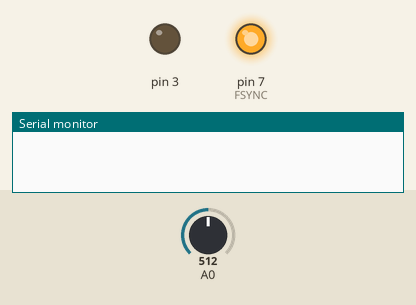
Recording of a sketch running on a simulated Arduino Uno, built for the host (arithmetic inside an expression is 32-bit, double 64-bit). On the bench: output pins drawn as LEDs (lit = HIGH), the last lines printed to the serial monitor. The test bench sets the inputs (shaded band); at power-on: A0 = 512. Pins used as bus, display or sensor lines are not drawn.

Above: at 0.1 s.
At 1.1 s:
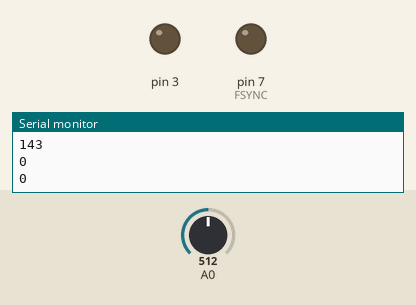
Timing chart, 0 to 2.6 s (numbered marks = the images above):
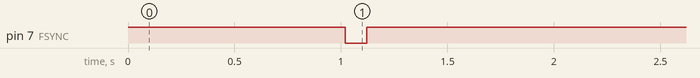

The sketch:

Function_Generator_R1.ino
```cpp
// (licence header left out)
long freq; //32-bit global frequency variable
int pot1, pot2, pot3;
#include <SPI.h>

// Define the FSYNC (used for SD funtion)
#define FSYNC 7
#define MUXPin 2
#define CS_POTS 8
//volatile byte pulse = 0;

ISR(TIMER2_COMPB_vect){  // Interrupt service routine to pulse the modulated pin 3
  //pulse++;
  //if(pulse >= 8) { // change number for number of modulation cycles in a pulse
  //  pulse =0;
  //   TCCR2A ^= _BV(COM2B1); // toggle pin 3 enable, turning the pin on and off
  //}
}

void setIrModOutput(){  // sets pin 3 at 400kHz
  pinMode(3, OUTPUT);
  TCCR2A = _BV(COM2B1) | _BV(WGM21) | _BV(WGM20); // Just enable output on Pin 3 and disable it on Pin 11
  TCCR2B = _BV(WGM22) | _BV(CS22);
  OCR2A = 7; // defines the frequency 51 = 38.4 KHz, 54 = 36.2 KHz, 58 = 34 KHz, 62 = 32 KHz
  OCR2B = round(OCR2A/2);  // deines the duty cycle - Half the OCR2A value for 50%
  TCCR2B = TCCR2B & 0b00111000 | 0x2; // select a prescale value of 8:1 of the system clock
}

void setup()
{
  setIrModOutput();
  TIMSK2 = _BV(OCIE2B); // Output Compare Match B Interrupt Enable
  pinMode(FSYNC, OUTPUT); //FSYNC
  pinMode(MUXPin, OUTPUT);
  pinMode(CS_POTS, OUTPUT);

  Serial.begin(9600); // start serial communication at 9600bps

  digitalWrite(FSYNC, HIGH);
  digitalWrite(CS_POTS, HIGH);

  SPI.setDataMode(SPI_MODE2); // requires SPI Mode for AD9837
  SPI.begin();

  delay(1000); //A little set up time, just to make sure everything's stable

  digitalPotWrite(1, 255);

  //Initial frequency
  freq = 10000;
  WriteFrequencyAD9837(freq);
  writeWaveformDDS(0);

  delay(100);


  Serial.print("Frequency is ");
  Serial.print(freq);
  Serial.println("");

}

void loop()
{
  setResGain(50);
  Serial.println(analogRead(0));
  delay(1000);
}
void WriteFrequencyAD9837(long frequency)
{
  //
  int MSB;
  int LSB;
  int phase = 0;

  //We can't just send the actual frequency, we have to calculate the "frequency word".
  //This amounts to ((desired frequency)/(reference frequency)) x 0x10000000.
  //calculated_freq_word will hold the calculated result.
  long calculated_freq_word;
  float AD9837Val = 0.00000000;

  AD9837Val = (((float)(frequency))/250000);
  calculated_freq_word = AD9837Val*0x10000000;

  /*
 Serial.println("");
   Serial.print("Frequency word is ");
   Serial.print(calculated_freq_word);
   Serial.println("");
   */

  //Once we've got that, we split it up into separate bytes.
  MSB = (int)((calculated_freq_word & 0xFFFC000)>>14); //14 bits
  LSB = (int)(calculated_freq_word & 0x3FFF);

  //Set control bits DB15 ande DB14 to 0 and one, respectively, for frequency register 0
  LSB |= 0x4000;
  MSB |= 0x4000;

  phase &= 0xC000;

  WriteRegisterAD9837(0x2100);

  //delay(500);

  //Set the frequency==========================
  WriteRegisterAD9837(LSB); //lower 14 bits

  WriteRegisterAD9837(MSB); //upper 14 bits

  WriteRegisterAD9837(phase); //mid-low

  //Power it back up
  //WriteRegisterAD9837(0x2020); //square with half frequency
  //WriteRegisterAD9837(0x2028); //square
  //WriteRegisterAD9837(0x2000); //sin
  //WriteRegisterAD9837(0x2002); //triangle
  //writeWaveformDDS(2);
}

void writeWaveformDDS(int form){
  switch (form){
  case 0:  //sine
    WriteRegisterAD9837(0x2000); //sin
    digitalWrite(MUXPin, HIGH);
    break;
  case 1:  //square
    WriteRegisterAD9837(0x2028); //square
    digitalWrite(MUXPin, LOW);
    break;
  case 2:  //triangle
    WriteRegisterAD9837(0x2002); //triangle
    digitalWrite(MUXPin, HIGH);
    break;
  }
  //writeRegisterDDS(0x2020); //square with half frequency
}
//This is the guy that does the actual talking to the AD9837
void WriteRegisterAD9837(int dat)
{
  digitalWrite(FSYNC, LOW); //Set FSYNC low
  delay(10);

  SPI.transfer(highByte(dat));
  Serial.println(highByte(dat));
  SPI.transfer(lowByte(dat));
  Serial.println(lowByte(dat));

  delay(10);
  digitalWrite(FSYNC, HIGH); //Set FSYNC high
}

void setResGain(int gain){
  gain = constrain(gain, 1, 100);
  int r = (gain-1)*1000;
  Serial.print('r = ');
  Serial.println(r);
  digitalPotWrite(1, r);
}

void digitalPotWrite(int address, int value) {
  //Takes in a resistance value between 0 and 10k
  //and applies that resistance to the proper potentiometer
  value = constrain(value, 0, 100000);
  value = round(value/(100000/256));
  switch(address){
  case 1:
    pot1 = value;
    break;
  case 2:
    pot2 = value;
    break;
  case 3:
    pot3 = value;
    break;
  }
 // take the SS pin low to select the chip:
  digitalWrite(CS_POTS,LOW);
  delay(10);
  //SPI.transfer(pot3);
  //SPI.transfer(pot2);
  SPI.transfer(pot1);
  delay(10);
  // take the SS pin high to de-select the chip:
  digitalWrite(CS_POTS,HIGH);
}
```
